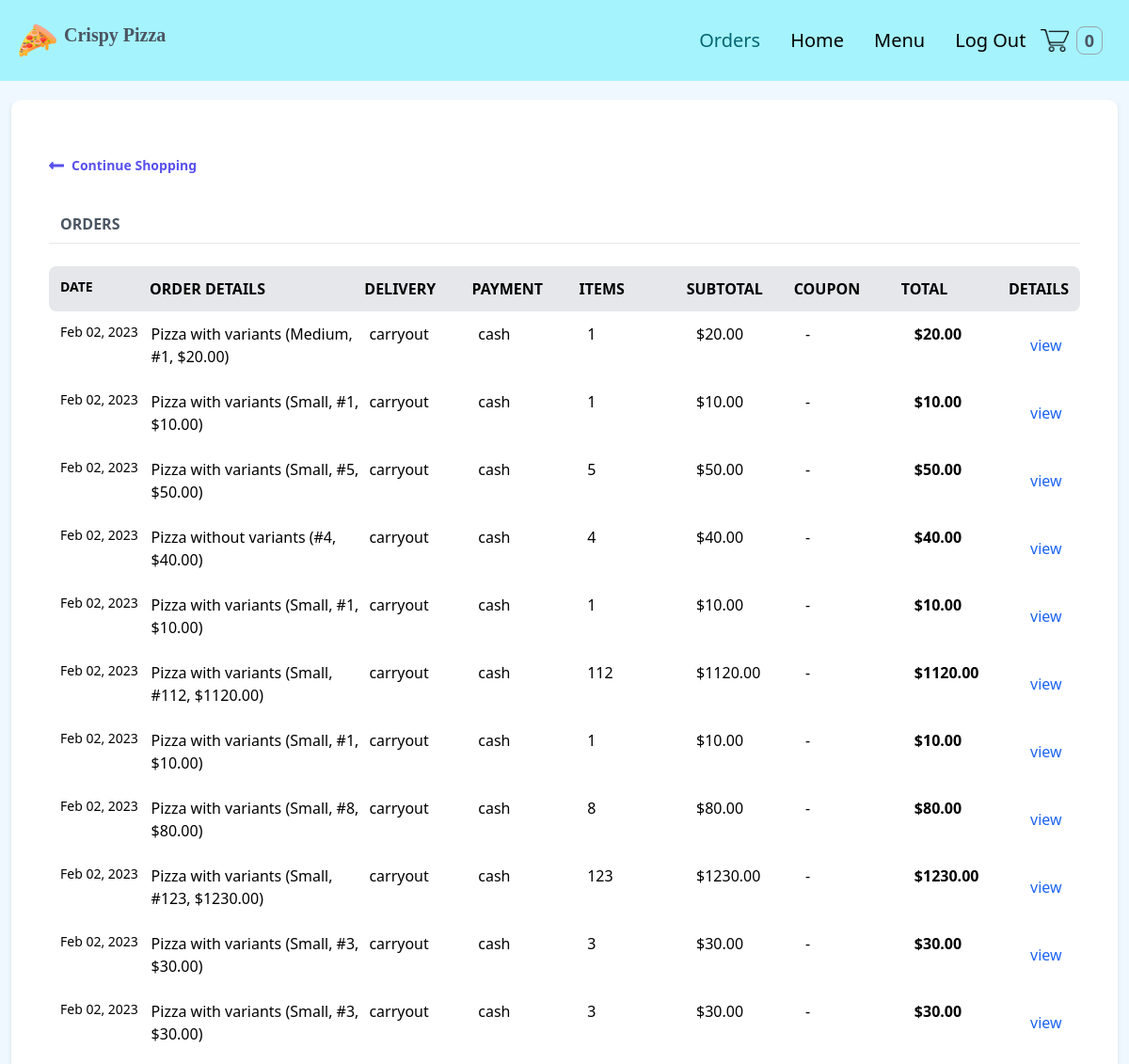
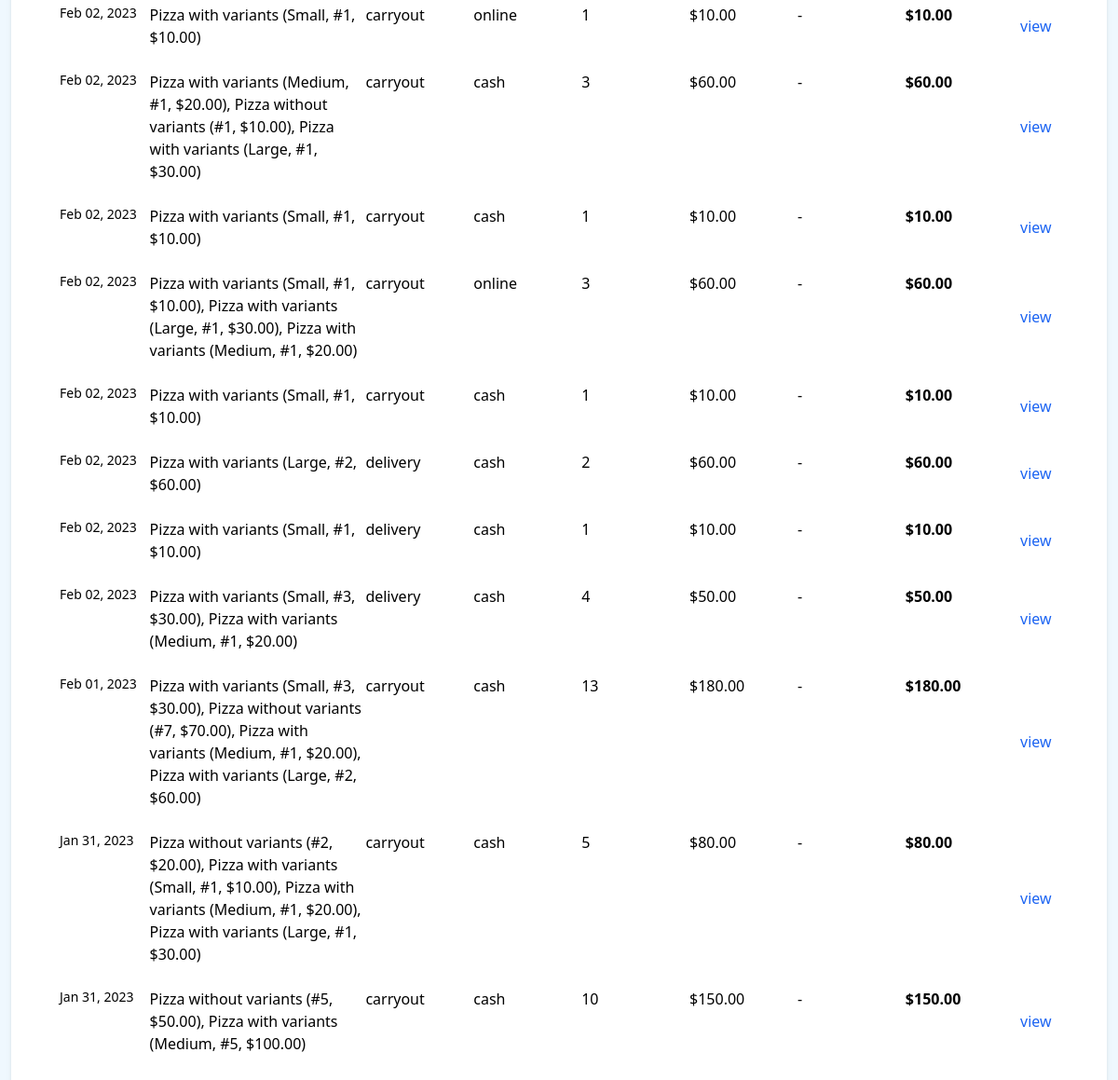
Page /orders/ (signed in) on the committed database (2 pictures, top to bottom).
### order/models.py (models this page shows, shortened)
class Order(models.Model):
    PAYMENT_CHOICES = (
        ("cash", "cash"),
        ("online", "online")
    )
    DELIVERY_CHOICES = (
        ("delivery", "delivery"),
        ("carryout", "carryout")
    )
    transaction_id = models.UUIDField(
        primary_key=True, default=uuid.uuid4, editable=True)
    customer = models.ForeignKey(
        Customer, on_delete=models.CASCADE)
    date_ordered = models.DateTimeField(auto_now_add=True)
    date_modified = models.DateTimeField(auto_now=True)
    complete = models.BooleanField(default=False)
    paid = models.BooleanField(default=False)
    payment_method = models.CharField(max_length=10, choices=PAYMENT_CHOICES)
    delivery_method = models.CharField(max_length=10, choices=DELIVERY_CHOICES)
    shipping = models.ForeignKey(
        "ShippingAddress", on_delete=models.SET_NULL, blank=True, null=True)
    pickup = models.ForeignKey(
        "PickUpDetail", on_delete=models.SET_NULL, blank=True, null=True)
    coupon = models.ForeignKey(
        'Coupon', on_delete=models.SET_NULL, blank=True, null=True)
    email = models.EmailField(max_length=70, null=True, blank=True)
    phone = models.CharField(max_length=20, null=True, blank=True)
    @property
    def get_cart_subtotal(self):
        order_items = self.orderitem_set.all()
        total = sum([item.get_total for item in order_items])
        return total
    get_cart_subtotal.fget.short_description = 'Subtotal'
    @property
    def get_cart_total(self):
        total = self.get_cart_subtotal
        if self.coupon:
            total = total - self.get_coupon_value
        return total
    get_cart_total.fget.short_description = 'Total'
    @property
    def get_cart_items(self):
        order_items = self.orderitem_set.all()
        total = sum([item.quantity for item in order_items])
        return total
    get_cart_items.fget.short_description = '# Items'
    @property
    def display_items(self):
        order_items = self.orderitem_set.all()
        ticker, l = 1, len(order_items)
        product_titles = str()
        for item in order_items:
            add_comma = ", " if l > 1 and ticker != l else ""
            if item.variation:
                product_title = f'''{item.product.name}
                ({item.variation.get_size},
                #{item.quantity}, ${item.get_total}){add_comma}'''
            else:
                product_title = f'''{item.product.name}
                (#{item.quantity}, ${item.get_total}){add_comma}'''
            product_titles += product_title
            ticker += 1
        return product_titles
    @property
    def get_coupon_value(self):
        if self.coupon:
            if self.coupon.discount_type == "Percent":
                coupon_value = round(
                    self.get_cart_subtotal*self.coupon.discount_amount/100, 2)
            else:
                coupon_value = self.coupon.discount_amount
        else:
            coupon_value = None
        return coupon_value
    get_coupon_value.fget.short_description = 'Coupon'

class OrderItem(models.Model):
    product = models.ForeignKey(Product, on_delete=models.CASCADE)
    order = models.ForeignKey(Order, on_delete=models.CASCADE)
    variation = models.ForeignKey(
        ProductVariant, on_delete=models.SET_NULL, blank=True, null=True)
    quantity = models.IntegerField(default=0)
    date_added = models.DateTimeField(auto_now_add=True)
    @property
    def get_item_price(self):
        if self.product.has_variants:
            return self.variation.price
        else:
            return self.product.price
    @property
    def get_total(self):
        if self.product.has_variants:
            total = self.variation.price * self.quantity
        else:
            total = self.product.price * self.quantity
        return total
    get_total.fget.short_description = 'Total'
    def image_tag(self):
        return mark_safe(f'<img src="{self.product.image.url}" width="100" height="100" />')
    image_tag.short_description = 'Image'

### store/models.py (models this page shows, shortened)
class Product(models.Model):
    id = models.UUIDField(primary_key=True, default=uuid.uuid4, editable=False)
    name = models.CharField(max_length=100)
    price = models.DecimalField(
        max_digits=6, decimal_places=2, blank=True, null=True)
    desc = models.TextField(max_length=500, blank=True, null=True)
    image = models.ImageField(blank=True, upload_to='images')
    created_at = models.DateField(auto_now_add=True)
    updated_at = models.DateField(auto_now=True)
    product_category = models.ForeignKey(
        "Category", on_delete=models.CASCADE, null=True, blank=True)
    class Meta:
        ordering = ('product_category',)
    def image_tag(self):  # pragma: no cover
        if self.image:
            return mark_safe(f'<img src="{self.image.url}" width="100" height="100" />')
    image_tag.short_description = 'Image'
    @property
    def has_variants(self):
        if self.productvariant_set.count() > 0:
            return True
        else:
            return False

class ProductVariant(models.Model):
    title = models.CharField(max_length=100, blank=True, null=True)
    product = models.ForeignKey(Product, on_delete=models.CASCADE)
    size = models.ForeignKey(Size, on_delete=models.CASCADE)
    price = models.DecimalField(max_digits=6, decimal_places=2)
    @property
    def get_size(self):
        return str(self.size)

class Size(models.Model):
    name = models.CharField(max_length=20, blank=True, null=True, unique=True)
    def __str__(self):
        return self.name

### users/views.py (the view)
# urls.py: path('orders/', views.my_orders, name='my_orders'),
@login_required(login_url='users:login')
def my_orders(request):
    customer = request.user.customer
    orders = Order.objects.filter(
        customer=customer, complete=True).order_by('-date_modified')
    return render(request, 'users/orders.html', context={'orders': orders})

### store/context_processors.py (called while the page is built)
def get_cart_quantity(request):
    if request.user.is_authenticated:
        try:
            customer = request.user.customer
        except:
            number_of_items = 0
    else:
        try:
            customer, created = Customer.objects.get_or_create(
                device=request.COOKIES['device'])
        except:
            number_of_items = 0
    try:
        customer_order = Order.objects.filter(
            customer=customer, complete=False)[0]
        number_of_items = customer_order.get_cart_items
    except:
        number_of_items = 0
    return {'cart_quantity': number_of_items}

### users/templates/users/orders.html (shortened to what this page needs)
{% extends 'store/base.html' %} {% block content %}
<div class="flex flex-col shadow-md my-5 mx-3">
  <div class="w-full bg-white px-10 py-10 rounded-xl">
    <a href="{% url 'store:products' %}" class="flex font-semibold text-indigo-600 text-sm my-5 w-1/4">
      <svg class="fill-current mr-2 text-indigo-600 w-4" viewBox="0 0 448 512">
        <path
          d="M134.059 296H436c6.627 0 12-5.373 12-12v-56c0-6.627-5.373-12-12-12H134.059v-46.059c0-21.382-25.851-32.09-40.971-16.971L7.029 239.029c-9.373 9.373-9.373 24.569 0 33.941l86.059 86.059c15.119 15.119 40.971 4.411 40.971-16.971V296z" />
      </svg>
      Continue Shopping
    </a>
    {% if orders %}
    <div class="flex mt-10 mb-2">
      <h3 class="font-bold ml-3 text-gray-600 text-md uppercase w-2/5">
        Orders
      </h3>
    </div>
    <hr>
    <br>
    <div class="flex font-semibold uppercase space-around bg-gray-200 rounded-lg p-3">
      <div class="text-sm w-1/6">Date</div>
      <div class="w-2/5">Order details</div>
      <div class="w-1/5">Delivery</div>
      <div class="w-1/5">Payment</div>
      <div class="w-1/5">Items</div>
      <div class="w-1/5">Subtotal</div>
      <div class="w-1/5">Coupon</div>
      <div class="w-1/5">Total</div>
      <div class="w-1/12">Details</div>
    </div>
    {% for order in orders %}
    <div class="flex space-around hover:bg-gray-100 rounded-lg p-3">
      <div class="text-sm w-1/6">{{order.date_modified|date:"M d, Y" }}</div>
      <div class="w-2/5">
        {{order.display_items}}
      </div>
      <div class="w-1/5">{{order.delivery_method}}</div>
      <div class="w-1/5">{{order.payment_method}}</div>
      <div class="w-1/5">{{order.get_cart_items}}</div>
      <div class="w-1/5">${{order.get_cart_subtotal}}</div>
      {% if order.coupon %}
      <div class="w-1/5">-${{order.get_coupon_value}}</div>
      {% else %}
      <div class="w-1/5">-</div>
      {% endif %}
      <div class="w-1/5 font-semibold">${{order.get_cart_total}}</div>
      <button class="w-1/12 text-blue-600" onclick="toggleModal('{{forloop.counter}}')">view</button>
    </div>
    {% endfor %}
    {% else %}
    <div class="text-center text-xl font-semibold">
      <p>You have no orders</p>
    </div>
    {% endif %}
  </div>
</div>
{% endblock %}

### store/static/store/src/styles.css (style rules this page uses)
html { line-height: 1.5; -webkit-text-size-adjust: 100%; -moz-tab-size: 4; -o-tab-size: 4; tab-size: 4; font-family: ui-sans-serif, system-ui, -apple-system, BlinkMacSystemFont, "Segoe UI", Roboto, "Helvetica Neue", Arial, "Noto Sans", sans-serif, "Apple Color Emoji", "Segoe UI Emoji", "Segoe UI Symbol", "Noto Color Emoji"; font-feature-settings: normal; }
body { margin: 0; line-height: inherit; }
hr { height: 0; color: inherit; border-top-width: 1px; }
h1, h2, h3, h4, h5, h6 { font-size: inherit; font-weight: inherit; }
a { color: inherit; text-decoration: inherit; }
button, input, optgroup, select, textarea { font-family: inherit; font-size: 100%; font-weight: inherit; line-height: inherit; color: inherit; margin: 0; padding: 0; }
button, select { text-transform: none; }
button, [type='button'], [type='reset'], [type='submit'] { -webkit-appearance: button; background-color: transparent; background-image: none; }
blockquote, dl, dd, h1, h2, h3, h4, h5, h6, hr, figure, p, pre { margin: 0; }
button, [role="button"] { cursor: pointer; }
img, svg, video, canvas, audio, iframe, embed, object { display: block; vertical-align: middle; }
.m-0 { margin: 0px; }
.mx-3 { margin-left: 0.75rem; margin-right: 0.75rem; }
.my-5 { margin-top: 1.25rem; margin-bottom: 1.25rem; }
.mb-2 { margin-bottom: 0.5rem; }
.ml-3 { margin-left: 0.75rem; }
.mr-2 { margin-right: 0.5rem; }
.mt-10 { margin-top: 2.5rem; }
.flex { display: flex; }
.w-full { width: 100%; }
.w-4 { width: 1rem; }
.w-1\/4 { width: 25%; }
.w-2\/5 { width: 40%; }
.w-1\/5 { width: 20%; }
.w-1\/6 { width: 16.666667%; }
.w-1\/12 { width: 8.333333%; }
.flex-col { flex-direction: column; }
.rounded-lg { border-radius: 0.5rem; }
.rounded-xl { border-radius: 0.75rem; }
.bg-sky-100\/50 { background-color: rgb(224 242 254 / 0.5); }
.bg-white { --tw-bg-opacity: 1; background-color: rgb(255 255 255 / var(--tw-bg-opacity)); }
.bg-gray-200 { --tw-bg-opacity: 1; background-color: rgb(229 231 235 / var(--tw-bg-opacity)); }
.fill-current { fill: currentColor; }
.p-0 { padding: 0px; }
.p-3 { padding: 0.75rem; }
.px-10 { padding-left: 2.5rem; padding-right: 2.5rem; }
.py-10 { padding-top: 2.5rem; padding-bottom: 2.5rem; }
.text-sm { font-size: 0.875rem; line-height: 1.25rem; }
.font-semibold { font-weight: 600; }
.font-bold { font-weight: 700; }
.uppercase { text-transform: uppercase; }
.text-gray-600 { --tw-text-opacity: 1; color: rgb(75 85 99 / var(--tw-text-opacity)); }
.text-blue-600 { --tw-text-opacity: 1; color: rgb(28 100 242 / var(--tw-text-opacity)); }
.text-indigo-600 { --tw-text-opacity: 1; color: rgb(88 80 236 / var(--tw-text-opacity)); }
.shadow-md { --tw-shadow: 0 4px 6px -1px rgb(0 0 0 / 0.1), 0 2px 4px -2px rgb(0 0 0 / 0.1); --tw-shadow-colored: 0 4px 6px -1px var(--tw-shadow-color), 0 2px 4px -2px var(--tw-shadow-color); box-shadow: var(--tw-ring-offset-shadow, 0 0 #0000), var(--tw-ring-shadow, 0 0 #0000), var(--tw-shadow); }

### rows in the picture
Order: date_modified "Feb 02, 2023", display_items "Pizza with variants (Medium, #1, $20.00)", delivery_method "carryout", payment_method "cash", get_cart_items "1", get_cart_subtotal "20.00", get_cart_total "20.00"
Order: date_modified "Feb 02, 2023", display_items "Pizza with variants (Small, #1, $10.00)", delivery_method "carryout", payment_method "cash", get_cart_items "1", get_cart_subtotal "10.00", get_cart_total "10.00"
Order: date_modified "Feb 02, 2023", display_items "Pizza with variants (Small, #5, $50.00)", delivery_method "carryout", payment_method "cash", get_cart_items "5", get_cart_subtotal "50.00", get_cart_total "50.00"
Order: date_modified "Feb 02, 2023", display_items "Pizza without variants (#4, $40.00)", delivery_method "carryout", payment_method "cash", get_cart_items "4", get_cart_subtotal "40.00", get_cart_total "40.00"
Order: date_modified "Feb 02, 2023", display_items "Pizza with variants (Small, #1, $10.00)", delivery_method "carryout", payment_method "cash", get_cart_items "1", get_cart_subtotal "10.00", get_cart_total "10.00"
Order: date_modified "Feb 02, 2023", display_items "Pizza with variants (Small, #112, $1120.00)", delivery_method "carryout", payment_method "cash", get_cart_items "112", get_cart_subtotal "1120.00", get_cart_total "1120.00"
Order: date_modified "Feb 02, 2023", display_items "Pizza with variants (Small, #1, $10.00)", delivery_method "carryout", payment_method "cash", get_cart_items "1", get_cart_subtotal "10.00", get_cart_total "10.00"
Order: date_modified "Feb 02, 2023", display_items "Pizza with variants (Small, #8, $80.00)", delivery_method "carryout", payment_method "cash", get_cart_items "8", get_cart_subtotal "80.00", get_cart_total "80.00"
Order: date_modified "Feb 02, 2023", display_items "Pizza with variants (Small, #123, $1230.00)", delivery_method "carryout", payment_method "cash", get_cart_items "123", get_cart_subtotal "1230.00", get_cart_total "1230.00"
Order: date_modified "Feb 02, 2023", display_items "Pizza with variants (Small, #3, $30.00)", delivery_method "carryout", payment_method "cash", get_cart_items "3", get_cart_subtotal "30.00", get_cart_total "30.00"
Order: date_modified "Feb 02, 2023", display_items "Pizza with variants (Small, #3, $30.00)", delivery_method "carryout", payment_method "cash", get_cart_items "3", get_cart_subtotal "30.00", get_cart_total "30.00"
Order: date_modified "Feb 02, 2023", display_items "Pizza with variants (Small, #1, $10.00)", delivery_method "carryout", payment_method "online", get_cart_items "1", get_cart_subtotal "10.00", get_cart_total "10.00"
Order: date_modified "Feb 02, 2023", display_items "Pizza with variants (Medium, #1, $20.00), Pizza without variants (#1, $10.00), Pizza with variants (Large, #1, $30.00)", delivery_method "carryout", payment_method "cash", get_cart_items "3", get_cart_subtotal "60.00", get_cart_total "60.00"
Order: date_modified "Feb 02, 2023", display_items "Pizza with variants (Small, #1, $10.00)", delivery_method "carryout", payment_method "cash", get_cart_items "1", get_cart_subtotal "10.00", get_cart_total "10.00"
Order: date_modified "Feb 02, 2023", display_items "Pizza with variants (Small, #1, $10.00), Pizza with variants (Large, #1, $30.00), Pizza with variants (Medium, #1, $20.00)", delivery_method "carryout", payment_method "online", get_cart_items "3", get_cart_subtotal "60.00", get_cart_total "60.00"
Order: date_modified "Feb 02, 2023", display_items "Pizza with variants (Small, #1, $10.00)", delivery_method "carryout", payment_method "cash", get_cart_items "1", get_cart_subtotal "10.00", get_cart_total "10.00"
Order: date_modified "Feb 02, 2023", display_items "Pizza with variants (Large, #2, $60.00)", delivery_method "delivery", payment_method "cash", get_cart_items "2", get_cart_subtotal "60.00", get_cart_total "60.00"
Order: date_modified "Feb 02, 2023", display_items "Pizza with variants (Small, #1, $10.00)", delivery_method "delivery", payment_method "cash", get_cart_items "1", get_cart_subtotal "10.00", get_cart_total "10.00"
Order: date_modified "Feb 02, 2023", display_items "Pizza with variants (Small, #3, $30.00), Pizza with variants (Medium, #1, $20.00)", delivery_method "delivery", payment_method "cash", get_cart_items "4", get_cart_subtotal "50.00", get_cart_total "50.00"
Order: date_modified "Feb 01, 2023", display_items "Pizza with variants (Small, #3, $30.00), Pizza without variants (#7, $70.00), Pizza with variants (Medium, #1, $20.00), Pizza with variants (Large, #2, $60.00)", delivery_method "carryout", payment_method "cash", get_cart_items "13", get_cart_subtotal "180.00", get_cart_total "180.00"
Order: date_modified "Jan 31, 2023", display_items "Pizza without variants (#2, $20.00), Pizza with variants (Small, #1, $10.00), Pizza with variants (Medium, #1, $20.00), Pizza with variants (Large, #1, $30.00)", delivery_method "carryout", payment_method "cash", get_cart_items "5", get_cart_subtotal "80.00", get_cart_total "80.00"
Order: date_modified "Jan 31, 2023", display_items "Pizza without variants (#5, $50.00), Pizza with variants (Medium, #5, $100.00)", delivery_method "carryout", payment_method "cash", get_cart_items "10", get_cart_subtotal "150.00", get_cart_total "150.00"

### other values in the picture
{{ cart_quantity }} "0"
